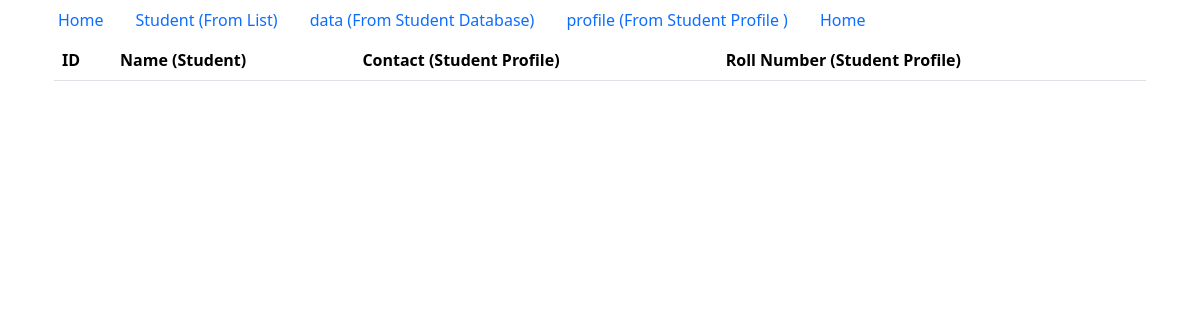
The page /student/profile/ on the database as committed earlier.
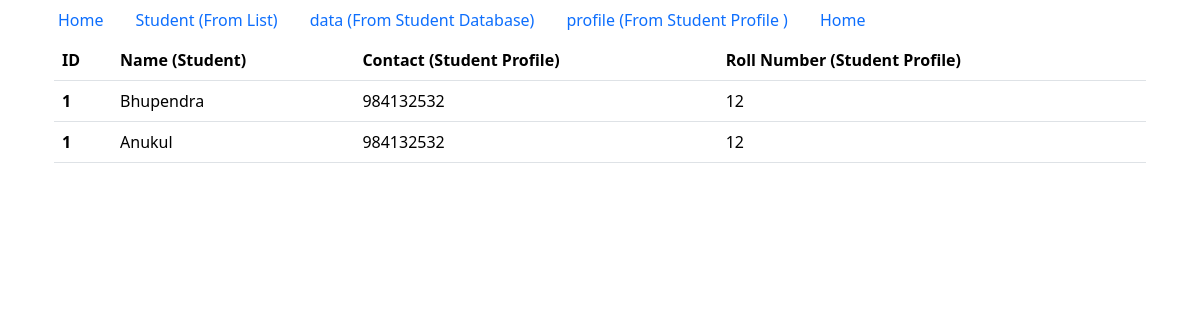
The same page on the database as committed later.
### tempinheritance/models.py (models this page shows, shortened)
class StudentProfile(models.Model):
    Student = models.OneToOneField(Student, on_delete=models.CASCADE)  #can provide related name
    contact = models.CharField(max_length=20)
    address = models.CharField(max_length=50)
    rollNo = models.IntegerField()

class Student(models.Model):
    name = models.CharField(max_length=30)
    email = models.EmailField()
    age = models.IntegerField()
    Classroom = models.ForeignKey(Classroom, on_delete=models.CASCADE, related_name="classroom_students", null=True, blank=True)

### tempinheritance/views.py (the view)
# urls.py: path('profile/',profileDetials, name="profile")
def profileDetials(request:HttpRequest):
    studentProfile = StudentProfile.objects.all()
    return render(request, template_name="tempinheritance/profileDetail.html", context={"data":studentProfile})

### tempinheritance/templates/tempinheritance/profileDetail.html
{% extends 'tempinheritance/base.html'%}
{%block content %}
<table class="table">
        <thead>
          <tr>
            <th scope="col">ID</th>
            <th scope="col">Name (Student)</th>
            <th scope="col">Contact (Student Profile)</th>
            <th scope="col">Roll Number (Student Profile)</th>
          </tr>
        </thead>
        {%for datas in data%}
        <tbody>
          <tr>
            <th scope="row">1</th>
            <td>{{datas.Student.name}}</td>
            <td>{{datas.contact}}</td>
            <td>{{datas.rollNo}}</td>
          </tr>
        </tbody>
        {%endfor%}
      </table>
{% endblock %}

### tempinheritance/templates/tempinheritance/base.html (shortened to what this page needs)
<!doctype html>
<html lang="en">
  <head>
    <link href="https://cdn.jsdelivr.net/npm/bootstrap@5.3.2/dist/css/bootstrap.min.css" rel="stylesheet">
  </head>
  <body  class = "container">
    {%include 'tempinheritance/nav.html'%}
    <div class="container">
        {%block content %}
        {% endblock %}
    </div>
  </body>
</html>

### tempinheritance/templates/tempinheritance/nav.html
<ul class="nav">
    <li class="nav-item">
      <a class="nav-link active" aria-current="page" href="">Home</a>
    </li>
    <li class="nav-item">
      <a class="nav-link" href="{%url 'student'%}">Student (From List)</a>
    </li>
    <li class="nav-item">
      <a class="nav-link" href="{%url 'data'%}">data  (From Student Database)</a>
    </li>
    <li class="nav-item">
      <a class="nav-link active" aria-current="page" href="{%url 'profile'%}">profile (From Student Profile )</a>
    </li>
    <li class="nav-item">
      <a class="nav-link active" aria-current="page" href="">Home</a>
    </li>
  </ul>

Rows that differ between the two databases and show on the page:
added StudentProfile: Student.name "Bhupendra", contact "984132532", rollNo "12"
added StudentProfile: Student.name "Anukul", contact "984132532", rollNo "12"
